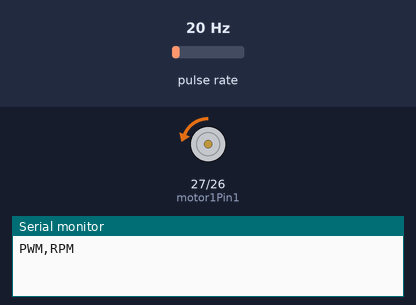
Simulated run of this sketch. Board: ESP32. On the bench: motor-driver pin pairs drawn as motors (green arrow = first pin HIGH = forward, orange = second pin HIGH = backward, longer = more drive, scaled by the enable pin), the last lines printed to the serial monitor. Wiring (inferred from the names in the program): pulse sensor: data GPIO 13. Inputs (shaded band) come from the test bench; at power-on: pulse rate 20 Hz.

Above: at 0.4 s.
At 1.2 s:
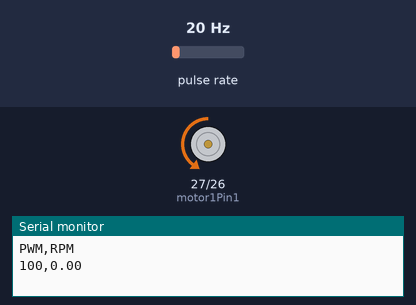
At 2.0 s:
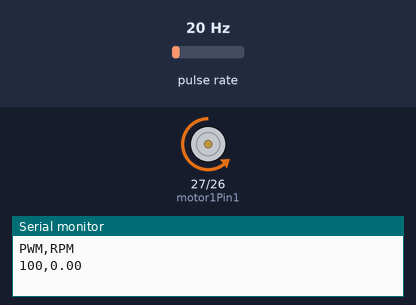
At 4.2 s:
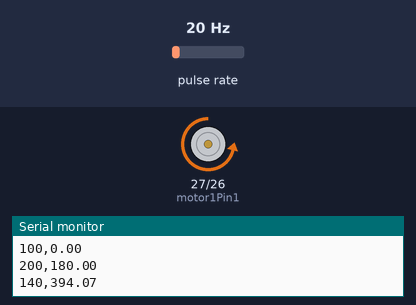
Timing chart, 0 to 4.5 s (numbered marks = the images above):
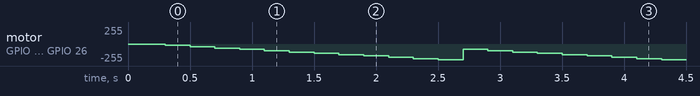

The sketch:

ai_iot_imclab.ino.ino
```cpp
#include <Arduino.h>

// ===== PIN iMCLab (sesuaikan kalau beda) =====
const int motor1Pin1 = 27;
const int motor1Pin2 = 26;
const int enable1Pin = 12;     // PWM enable
const int pin_rpm    = 13;     // input sensor RPM

// ===== PWM =====
const int freq = 30000;
const int resolution = 8;      // 0-255

// ===== RPM =====
volatile unsigned long rev = 0;
unsigned long last_rev_count = 0;
unsigned long last_time = 0;
float rpm_filtered = 0.0;

// ===== Control =====
int pwmValue = 0;
unsigned long lastSend = 0;

// Interrupt: hitung pulsa
void IRAM_ATTR countPulse() {
  rev++;
}

void setup() {
  Serial.begin(115200);
  delay(300);

  pinMode(motor1Pin1, OUTPUT);
  pinMode(motor1Pin2, OUTPUT);
  pinMode(enable1Pin, OUTPUT);

  pinMode(pin_rpm, INPUT_PULLUP);
  attachInterrupt(digitalPinToInterrupt(pin_rpm), countPulse, RISING);

  // PWM attach (ESP32 core 3.x)
  ledcAttach(enable1Pin, freq, resolution);
  ledcWrite(enable1Pin, 0);

  // set arah motor (coba ini dulu)
  digitalWrite(motor1Pin1, LOW);
  digitalWrite(motor1Pin2, HIGH);

  last_time = millis();

  // header CSV buat Python/AI
  Serial.println("PWM,RPM");
}

float readRPM() {
  unsigned long now = millis();
  unsigned long dt = now - last_time;

  if (dt >= 1000) {
    unsigned long current_rev;

    noInterrupts();
    current_rev = rev;
    interrupts();

    unsigned long pulses = current_rev - last_rev_count;
    last_rev_count = current_rev;
    last_time = now;

    const int holes = 2; // ubah sesuai encoder kamu (misal 2 lubang)
    float rotations = (float)pulses / holes;
    float rpm = (rotations * 60000.0) / (float)dt;

    // smoothing biar stabil
    rpm_filtered = 0.7f * rpm_filtered + 0.3f * rpm;
  }

  return rpm_filtered;
}

void loop() {
  // ===== AUTO PWM (buat ambil data) =====
  pwmValue += 20;
  if (pwmValue > 255) pwmValue = 80; // mulai dari 80 biar motor kuat muter

  // kirim PWM ke motor
  ledcWrite(enable1Pin, pwmValue);

  // baca rpm asli
  float rpm = readRPM();

  // kirim data tiap 1 detik (CSV)
  if (millis() - lastSend > 1000) {
    Serial.print(pwmValue);
    Serial.print(",");
    Serial.println(rpm);
    lastSend = millis();
  }

  delay(200); // biar nggak terlalu cepat naik
}
```

Measured:
- by itself, motor on GPIO 27 (motor1Pin1) / GPIO 26 (motor1Pin2): ramps from backward 20/255 to backward 239/255 and jumps back, once every 1.8 s
